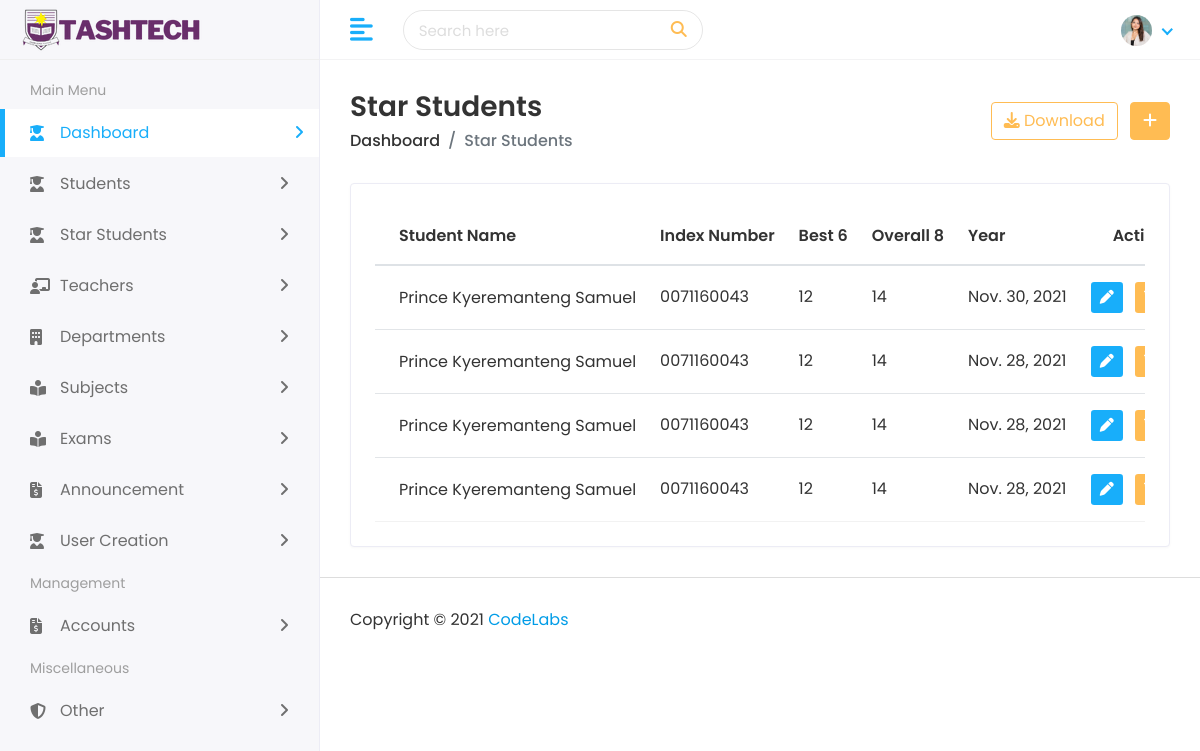
The app's page /admin_tsms/star_students with its own data.
### TSMS/adminModels.py (models this page shows)
class Star_student(models.Model):
    full_name = models.CharField(max_length=150)
    index = models.CharField(max_length=30)
    best_six = models.IntegerField()
    overall_eight = models.IntegerField()
    year = models.DateField()

### TSMS/views.py (the view)
# urls.py: path('admin_tsms/star_students', views.star_students, name='star_students'),
def star_students(request):
    students = Star_student.objects.all().order_by('-id')
    return render(request, 'admin/star_students.html', {'students': students})

### templates/admin/star_students.html (shortened to what this page needs)
{% extends '../base/admin-base.html' %}
{% block content %}
<div class="content container-fluid">
    <div class="page-header">
        <div class="row align-items-center">
            <div class="col">
                <h3 class="page-title">Star Students</h3>
                <ul class="breadcrumb">
                    <li class="breadcrumb-item"><a href="#">Dashboard</a></li>
                    <li class="breadcrumb-item active">Star Students</li>
                </ul>
            </div>
            <div class="col-auto text-right float-right ml-auto">
                <a href="{% url 'export_star_student_list' %}" class="btn btn-outline-primary mr-2"><i
                        class="fas fa-download"></i>
                    Download</a>
                <a href="#" class="btn btn-primary"><i class="fas fa-plus"></i></a>
            </div>
        </div>
    </div>
    <div class="row">
        <div class="col-sm-12">
            <div class="card card-table">
                <div class="card-body">
                    <div class="table-responsive">
                        <table class="table table-hover table-center mb-0 datatable">
                            <thead>
                                <tr>
                                    <th>Student Name</th>
                                    <th>Index Number</th>
                                    <th>Best 6</th>
                                    <th>Overall 8</th>
                                    <th>Year</th>
                                    <th class="text-right">Action</th>
                                </tr>
                            </thead>
                            <tbody>
                                {% for student in students %}
                                <tr>
                                    <td>
                                        <h2 class="table-avatar">
                                            <a href="#">{{student.full_name}}</a>
                                        </h2>
                                    </td>
                                    <td>{{student.index}}</td>
                                    <td>{{student.best_six}}</td>
                                    <td>{{student.overall_eight}}</td>
                                    <td>{{student.year}}</td>
                                    <td class="text-right">
                                        <div class="actions">
                                            <a href="#" class="btn btn-sm bg-success-light mr-2">
                                                <i class="fas fa-pen"></i>
                                            </a>
                                            <a href="#" class="btn btn-sm bg-danger-light">
                                            </a>
                                        </div>
                                    </td>
                                </tr>
                                {% endfor %}
                            </tbody>
                        </table>
                    </div>
                </div>
            </div>
        </div>
    </div>
</div>
{% endblock %}

### static/general_dashboards/assets/css/style.css (style rules this page uses)
html { height: 100% }
body { background-color: #fff; color: #333; font-family: poppins, sans-serif; font-size: 1rem; height: 100%; line-height: 1.5; overflow-x: hidden }
h1, h2, h3, h4, h5, h6 { font-family: poppins, sans-serif; margin-top: 0 }
a { color: #009ce7 }
input, button, a { transition: all .4s ease; -moz-transition: all .4s ease; -o-transition: all .4s ease; -ms-transition: all .4s ease; -webkit-transition: all .4s ease }
ul, ol { padding: 0; list-style: none }
.table { color: #333; max-width: 100%; margin-bottom: 0; width: 100% }
table.table td h2 { display: inline-block; font-size: inherit; font-weight: 400; margin: 0; padding: 0; vertical-align: middle }
table.table td h2.table-avatar { align-items: center; display: inline-flex; font-size: inherit; font-weight: 400; margin: 0; padding: 0; vertical-align: middle; white-space: nowrap }
table.table td h2 a { color: #333 }
.table thead tr th { font-weight: 600 }
.table tbody tr { border-bottom: 1px solid rgba(0, 0, 0, .05) }
.table.table-center td, .table.table-center th { vertical-align: middle }
.card-table .card-body .table>thead>tr>th { border-top: 0 }
.card-table .card-body .table tr td:first-child, .card-table .card-body .table tr th:first-child { padding-left: 1.5rem }
.card-table .card-body .table tr td:last-child, .card-table .card-body .table tr th:last-child { padding-right: 1.5rem }
.card-table .table td, .card-table .table th { border-top: 1px solid #e2e5e8; padding: 1rem .75rem; white-space: nowrap }
.btn-primary { background-color: #ffbc53; border: 1px solid #ffbc53 }
.btn-outline-primary { color: #ffbc53; border-color: #ffbc53 }
.card { border: 1px solid #ececf5; box-shadow: 0 1px 3px 0 rgba(0, 0, 0, .03); margin-bottom: 1.875rem }
.card-body { padding: 1.5rem }
.bg-danger-light { background-color: #ffbc53 !important; color: #fff !important }
.bg-success-light { background-color: #18aefa; color: #fff }
.page-wrapper>.content { padding: 1.875rem 1.875rem 0 }
.page-header { margin-bottom: 1.875rem }
.page-header .breadcrumb { background-color: transparent; color: #6c757d; font-size: 1rem; font-weight: 500; margin-bottom: 0; padding: 0 }
.page-header .breadcrumb a { color: #333 }
.page-title { font-size: 28px; font-weight: 600; color: #333; margin-bottom: 5px }

### records on screen
Star_student: full_name "Prince Kyeremanteng Samuel", index "0071160043", best_six "12", overall_eight "14", year "Nov. 30, 2021"
Star_student: full_name "Prince Kyeremanteng Samuel", index "0071160043", best_six "12", overall_eight "14", year "Nov. 28, 2021"
Star_student: full_name "Prince Kyeremanteng Samuel", index "0071160043", best_six "12", overall_eight "14", year "Nov. 28, 2021"
Star_student: full_name "Prince Kyeremanteng Samuel", index "0071160043", best_six "12", overall_eight "14", year "Nov. 28, 2021"
